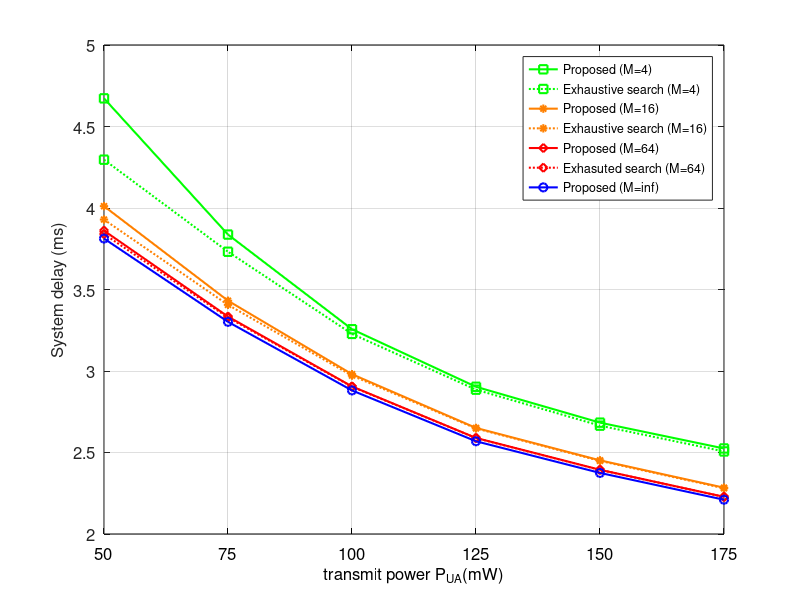

The MATLAB script that drew this image:
%plot_quatization
load('performance_quantization_level.mat')
proposed_delay = proposed_delay*1e3;
optimal_delay = optimal_delay*1e3;

size = 12;
figure()
box on
set(gca,'fontsize',size)
set(gca,'Xcolor','k')
xlabel('transmit power P_{UA}(mW)','fontsize',size)
ylabel('System delay (ms)','fontsize',size)
set(gca,'XLim',[50 175]);
set(gca,'xTick',[50:25:175])
% set(gca,'YLim',[2 12]);
% set(gca,'yTick',[2:2:12]);
x = 50:25:175;
proposed4_plot=line(x,mean(proposed_delay(:,:,1),1));
set(proposed4_plot,'color','g')
set(proposed4_plot,'linestyle','-')
set(proposed4_plot,'linewidth',1.5)
set(proposed4_plot,'marker','s')
hold on
optimal4_plot=line(x,mean(optimal_delay(:,:,1),1));
set(optimal4_plot,'color','g')
set(optimal4_plot,'linestyle',':')
set(optimal4_plot,'linewidth',1.5)
set(optimal4_plot,'marker','s')
hold on

proposed16_plot=line(x,mean(proposed_delay(:,:,2),1));
set(proposed16_plot,'color',[1,0.5,0])
set(proposed16_plot,'linestyle','-')
set(proposed16_plot,'linewidth',1.5)
set(proposed16_plot,'marker','*')
hold on
optimal16_plot=line(x,mean(optimal_delay(:,:,2),1));
set(optimal16_plot,'color',[1,0.5,0])
set(optimal16_plot,'linestyle',':')
set(optimal16_plot,'linewidth',1.5)
set(optimal16_plot,'marker','*')
hold on

proposed64_plot=line(x,mean(proposed_delay(:,:,3),1));
set(proposed64_plot,'color','r')
set(proposed64_plot,'linestyle','-')
set(proposed64_plot,'linewidth',1.5)
set(proposed64_plot,'marker','d')
hold on
optimal64_plot=line(x,mean(optimal_delay(:,:,3),1));
set(optimal64_plot,'color','r')
set(optimal64_plot,'linestyle',':')
set(optimal64_plot,'linewidth',1.5)
set(optimal64_plot,'marker','d')

proposedinf_plot=line(x,mean(proposed_delay(:,:,4),1));
set(proposedinf_plot,'color','b')
set(proposedinf_plot,'linestyle','-')
set(proposedinf_plot,'linewidth',1.5)
set(proposedinf_plot,'marker','o')
hold on

grid on
legend([proposed4_plot,optimal4_plot,proposed16_plot,optimal16_plot,proposed64_plot,optimal64_plot,proposedinf_plot],'Proposed (M=4)','Exhaustive search (M=4)','Proposed (M=16)','Exhaustive search (M=16)','Proposed (M=64)','Exhasuted search (M=64)','Proposed (M=inf)','fontsize',9)
